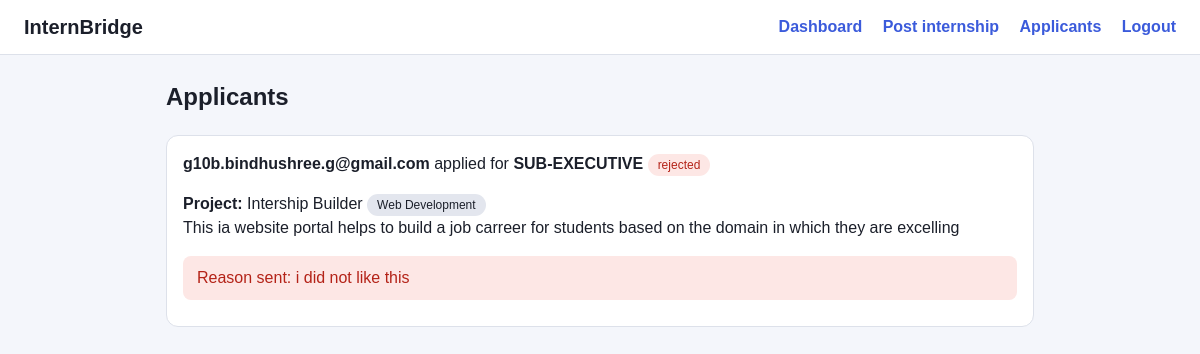
/company/applicants (signed in), run on the app's committed database.
### app.py (models this page shows)
class Application(db.Model):
    id = db.Column(db.Integer, primary_key=True)
    student_id = db.Column(db.Integer, db.ForeignKey("user.id"))
    internship_id = db.Column(db.Integer, db.ForeignKey("internship.id"))
    project_id = db.Column(db.Integer, db.ForeignKey("project.id"))
    status = db.Column(db.String(20), default="applied")  # applied/shortlisted/selected/rejected
    reason = db.Column(db.String(300), default="")
    student = db.relationship("User")
    internship = db.relationship("Internship")
    project = db.relationship("Project")

class User(UserMixin, db.Model):
    id = db.Column(db.Integer, primary_key=True)
    email = db.Column(db.String(120), unique=True, nullable=False)
    password_hash = db.Column(db.String(200), nullable=False)
    role = db.Column(db.String(20), nullable=False)  # student / company / admin
    company = db.relationship("Company", backref="user", uselist=False)

class Internship(db.Model):
    id = db.Column(db.Integer, primary_key=True)
    company_id = db.Column(db.Integer, db.ForeignKey("company.id"))
    title = db.Column(db.String(150))
    domain = db.Column(db.String(60))
    duration = db.Column(db.String(60))
    description = db.Column(db.Text)

class Project(db.Model):
    id = db.Column(db.Integer, primary_key=True)
    student_id = db.Column(db.Integer, db.ForeignKey("user.id"))
    title = db.Column(db.String(150))
    description = db.Column(db.Text)
    domain = db.Column(db.String(60))
    link = db.Column(db.String(300), default="")
    file = db.Column(db.String(200), default="")

### app.py (the view)
@app.route("/company/applicants")
@role_required("company")
def applicants():
    c = verified_company()
    if not c:
        return redirect(url_for("company_dashboard"))
    apps = (Application.query.join(Internship)
            .filter(Internship.company_id == c.id).order_by(Application.id.desc()).all())
    return render_template("applicants.html", apps=apps)

### app.py (called while the page is built)
@login_manager.user_loader
def load_user(uid):
    return db.session.get(User, int(uid))

def role_required(role):
    def deco(f):
        @wraps(f)
        def wrapper(*a, **k):
            if not current_user.is_authenticated:
                return login_manager.unauthorized()
            if current_user.role != role:
                abort(403)
            return f(*a, **k)
        return wrapper
    return deco

def verified_company():
    c = current_user.company
    if not c or c.status != "verified":
        flash("Your company must be verified first.", "error")
        return None
    return c

### templates/applicants.html (shortened to what this page needs)
{% extends "base.html" %}
{% block content %}
<h2>Applicants</h2>
{% for a in apps %}
<div class="card">
  <b>{{ a.student.email }}</b> applied for <b>{{ a.internship.title }}</b>
  <span class="tag {{ a.status }}">{{ a.status }}</span>
  <p><b>Project:</b> {{ a.project.title }} <span class="tag">{{ a.project.domain }}</span><br>
  {{ a.project.description }}<br>
  {% if a.project.file %}<a href="{{ url_for('files', name=a.project.file) }}" target="_blank">Project file</a>{% endif %}</p>
  {% if a.status == 'rejected' %}
    <div class="flash error">Reason sent: {{ a.reason }}</div>
  {% endif %}
</div>
{% else %}<p class="mu">No applicants yet.</p>{% endfor %}
{% endblock %}

### static/style.css (style rules this page uses)
* { box-sizing: border-box; }
body { margin: 0; font-family: Arial, sans-serif; background: #f4f6fb; color: #1b1f2a; line-height: 1.5; }
.card { background: #fff; border: 1px solid #dde1ea; border-radius: 12px; padding: 16px; margin-bottom: 14px; }
.tag { display: inline-block; padding: 2px 10px; border-radius: 99px; font-size: 12px; background: #e3e6ee; }
.tag.rejected { background: #fde7e5; color: #b42318; }
.flash { padding: 10px 14px; border-radius: 8px; margin: 10px 0; }
.flash.error { background: #fde7e5; color: #b42318; }

### data on the page
Application: student.email "g10b.bindhushree.g@gmail.com", internship "SUB-EXECUTIVE", status "rejected", project "Intership Builder", project.domain "Web Development", project.description "This ia website portal helps to build a job carreer for students based on the domain in which they are excelling", reason "i did not like this"
